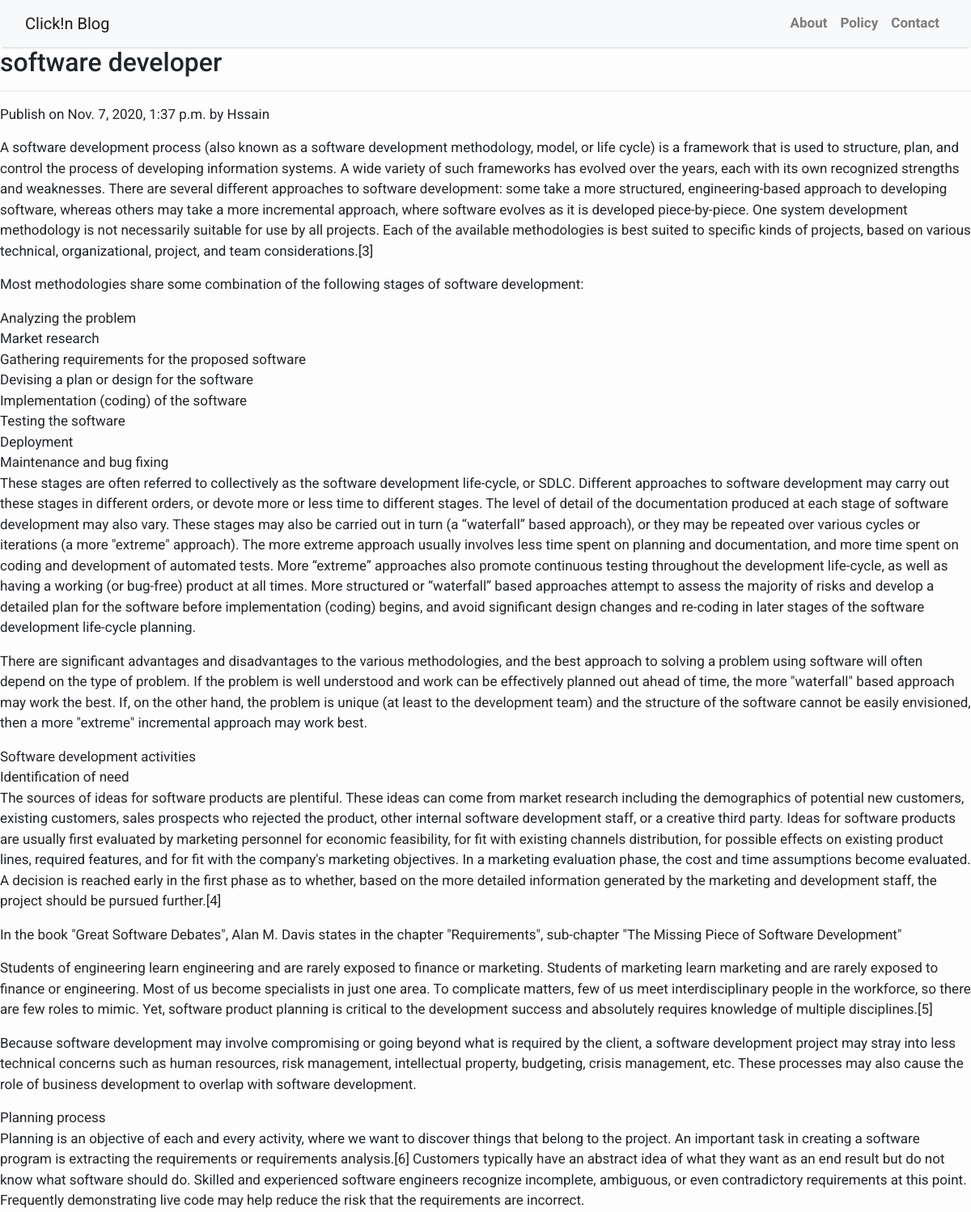
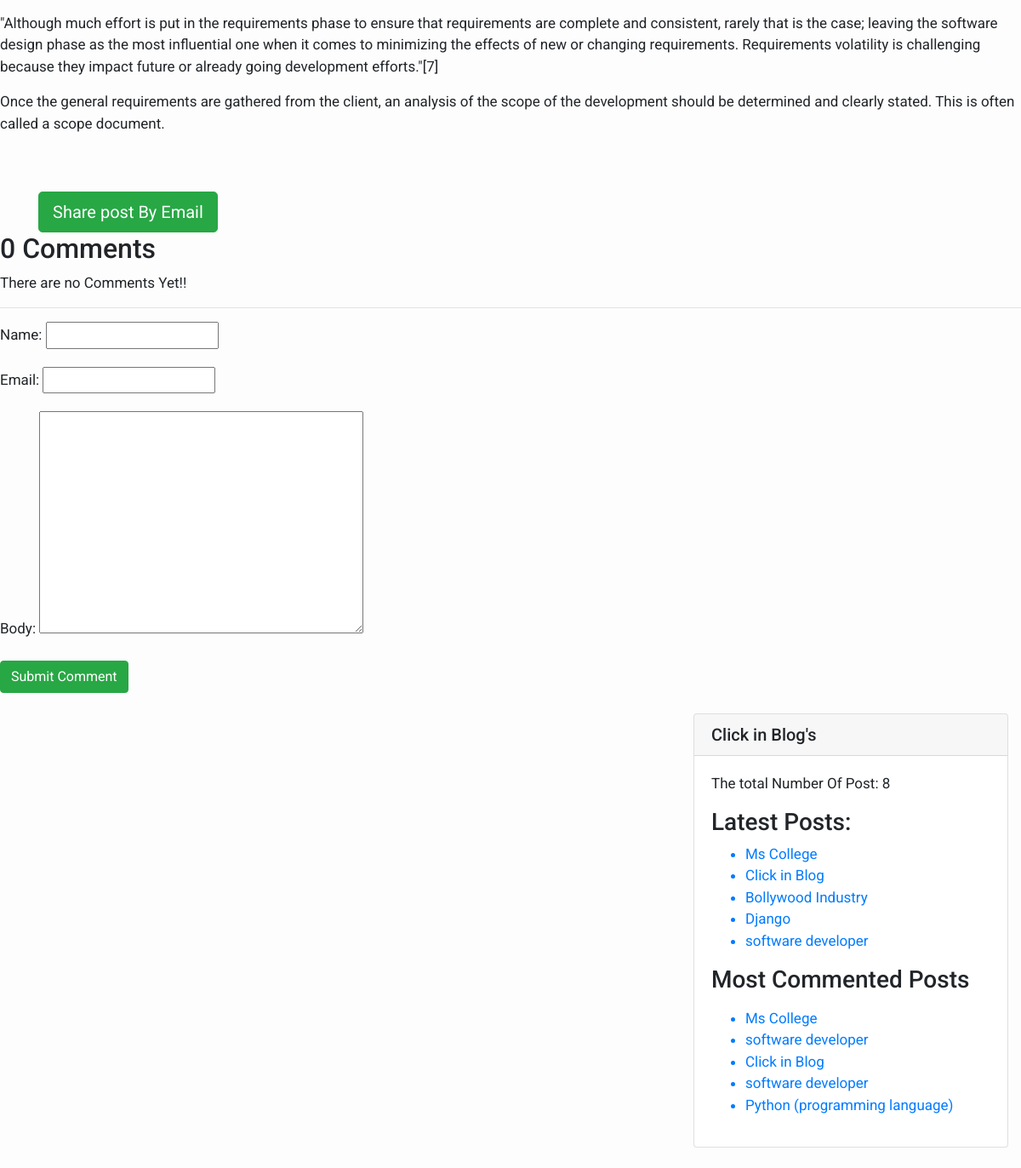
The app's page /2020/11/07/software-developer/ with its own data (2 pictures, top to bottom).
### testapp/models.py (models this page shows, shortened)
class Post(models.Model):
    STATUS_CHOICES=(('draft','Draft'),('published','Published'))
    title=models.CharField(max_length=256)
    slug=models.SlugField(max_length=264,unique_for_date='publish')
    author=models.ForeignKey(User,related_name='blog_posts',on_delete=models.CASCADE,)
    body=models.TextField()
    publish=models.DateTimeField(default=timezone.now)
    created=models.DateTimeField(auto_now=True)
    updated=models.DateTimeField(auto_now=True)
    status=models.CharField(max_length=10,choices=STATUS_CHOICES,default='draft')
    objects=CustomManager()
    tags=TaggableManager()
    class Meta:
        ordering=('-publish',) #descending order of publish
    def get_absolute_url(self):
        return reverse('post_detail',args=[self.publish.year,self.publish.strftime('%m'),self.publish.strftime('%d'),self.slug,])

### testapp/views.py (the view)
# urls.py: path('<int:year>/<int:month>/<int:day>/<slug:post>/', views.post_detail_view,name='post_detail'),
def post_detail_view(request,year,month,day,post):
    post=get_object_or_404(Post,slug=post,
                                status='published',
                                publish__year=year,
                                publish__month=month,
                                publish__day=day,)
    comments=post.comments.filter(active=True)
    csubmit=False
    if request.method=='POST':
        form=CommentForm(request.POST)
        if form.is_valid():
            new_comment=form.save(commit=False) #get comment
            new_comment.post=post  #assing post value associte with comment
            new_comment.save()  #save comments
            csubmit=True
    else:
        form=CommentForm()
    return render(request,'testapp/post_detail.html',{'post':post,'form':form,'csubmit':csubmit,'comments':comments})

### testapp/forms.py
class CommentForm(forms.ModelForm):
    class Meta:
        model=Comment
        fields=('name','email','body')

### testapp/models.py (called while the page is built)
    def get_queryset(self):
        return super().get_queryset().filter(status='published')

### testapp/templatetags/blog_tags.py (called while the page is built)
@register.simple_tag
def total_post():
    return Post.objects.count()

@register.inclusion_tag('testapp/latest_posts123.html')
def show_latest_posts(count=3):
    latest_posts=Post.objects.order_by('-publish')[:count]
    return {'latest_posts':latest_posts}

@register.inclusion_tag('testapp/latest_posts123.html')
def get_most_commented_posts(count=5):
    most_commented_posts=Post.objects.annotate(total_comments=Count('comments')).order_by('-total_comments')[:count]
    return {'most_commented_posts':most_commented_posts}

### templates/testapp/post_detail.html (shortened to what this page needs)
{%extends 'testapp/base.html'%}
{%load static%}
  {%block content%}
    <h2>{{post.title}}</h2><hr>
    <p id="date">Publish on {{post.publish}} by {{post.author|title}}</p>
    {{post.body|linebreaks}}<br><br>
    <div class="container",align='center'>
      <a href='/share/{{post.id}}' class='btn btn-lg btn-success' target='__blank__'>Share post By Email</a>
    </div>
    {%with comments.count as comments_count%}
      <h2>{{comments_count}} Comment{{comments_count|pluralize}}</h2>
    {%endwith%}
    {%if comments%}
      {%for comment in comments%}
        <p id='comment'>Comment {{forloop.counter}} by {{comment.name}} on {{comment.created}}</p>
        <div class="cb">{{comment.body|linebreaks}}</div>
      {%endfor%}
      {%else%}
        <p>There are no Comments Yet!!</p>
    {%endif%}<hr>
    {%if csubmit%}
      <h2>Your Comment Added Successfully </h2>
    {%else%}
      <form method="post">
        {{form.as_p}}
        <input type="submit" class="btn btn-success" name="" value="Submit Comment">
      </form>
    {%endif%}
  {%endblock%}

### templates/testapp/latest_posts123.html
<ul>
  {%for post in latest_posts%}
  <a id="link" href="{{post.get_absolute_url}}"><li>{{post.title}}</li></a>
  {%endfor%}
</ul>
<ul>
  {%for post in most_commented_posts%}
  <a id="link" href="{{post.get_absolute_url}}"> <li>{{post.title}}</li> </a>
  {%endfor%}
</ul>

### templates/testapp/base.html (style rules this page uses)
body { font-family: "Roboto", sans-serif; font-size: 17px; background-color: #fdfdfd; }

### records on screen
Post: title "software developer", publish "Nov. 7, 2020, 1:37 p.m.", author "Hssain", body "A software development process (also known as a software development methodology, model, or life cycle) is a framework that is used to structure, plan, and control the process of developing information systems. A wide variety of such frameworks has evolved over the years, each with its own recognized strengths and weaknesses. There are several different approaches to software development: some take a more structured, engineering-based approach to developing software, whereas others may take a more incremental approach, where software evolves as it is developed piece-by-piece. One system development methodology is not necessarily suitable for use by all projects. Each of the available…"
Post: title "Ms College"
Post: title "Click in Blog"
Post: title "Bollywood Industry"
Post: title "Django"
Post: title "software developer"
Post: title "Python (programming language)"

### other values on screen
{{ comments_count }} "0"
